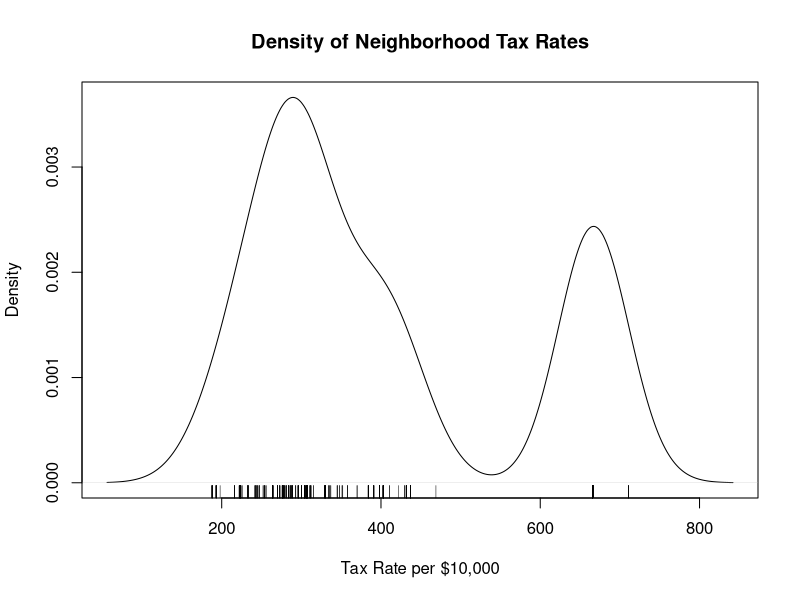
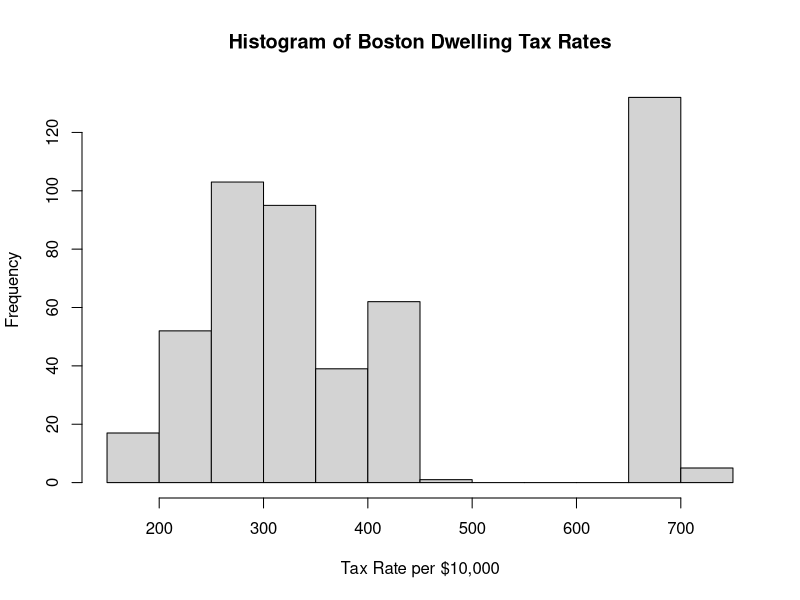
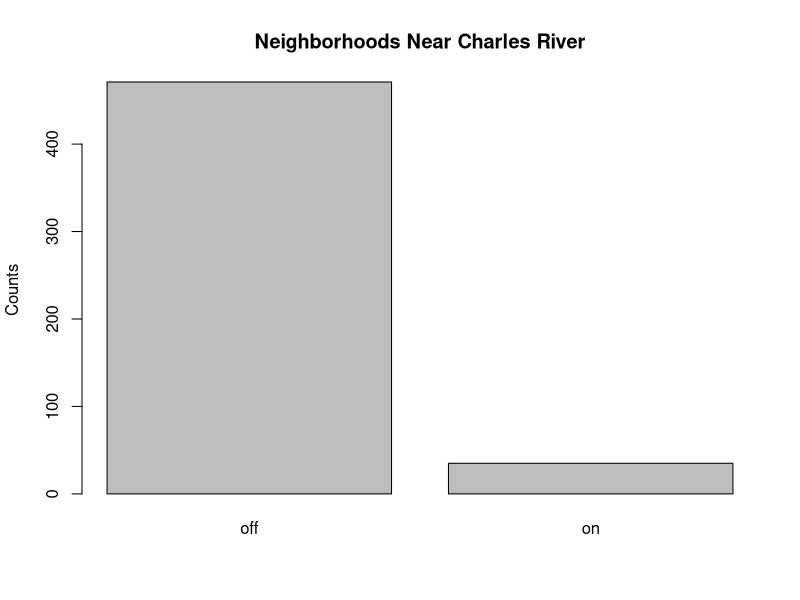
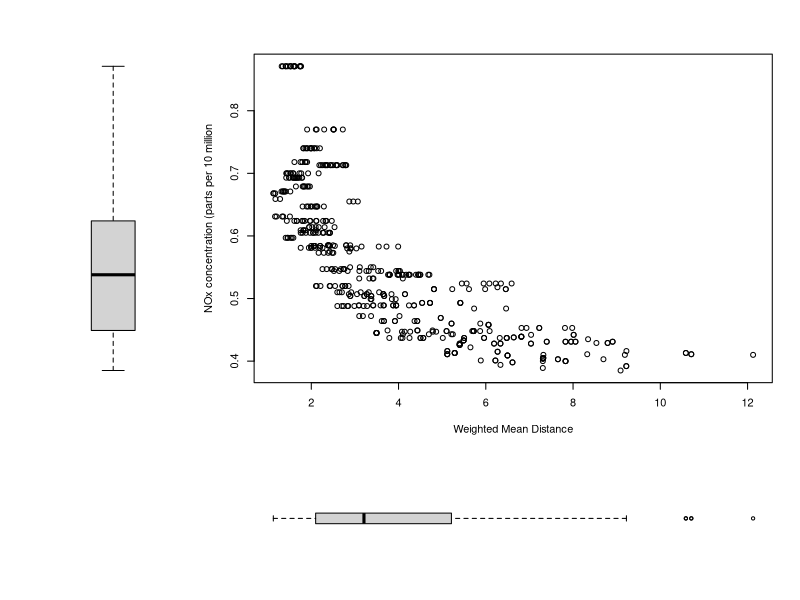
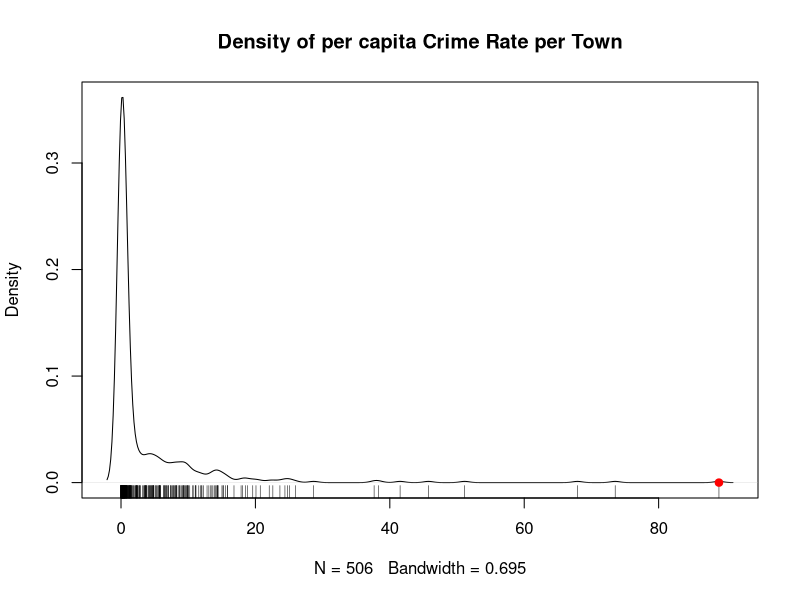
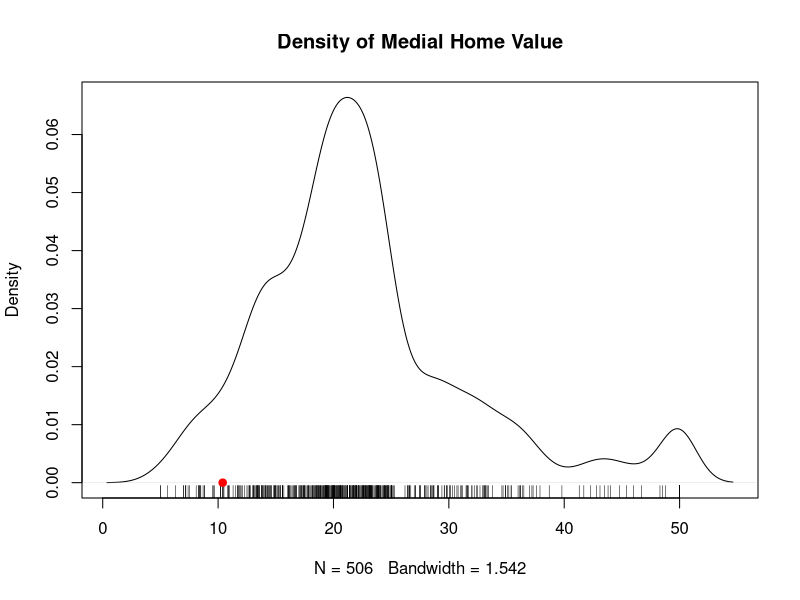
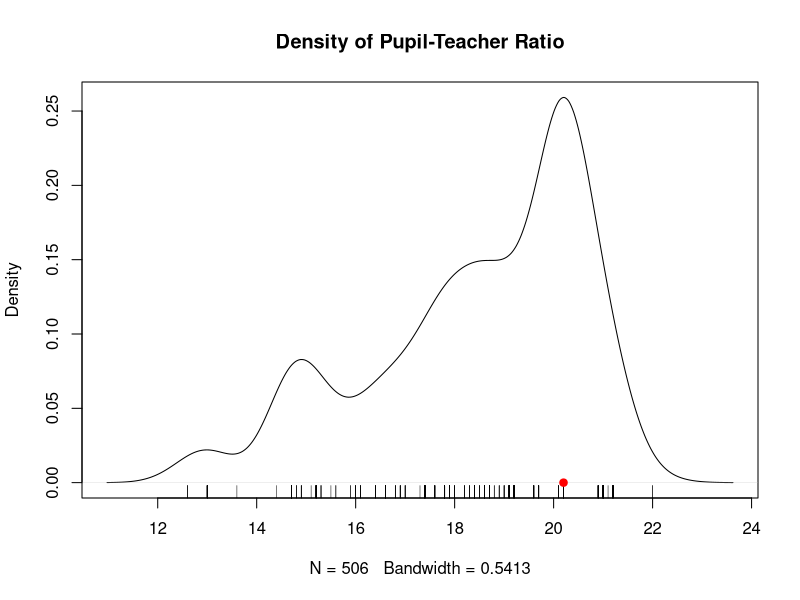

Write R code to recreate these figures, in order.
## ---- chunk 1
require("MASS")
## ---- chunk 2
bos <- Boston
bos$chas <- factor(bos$chas, levels = c("0", "1"), labels = c("off", "on"))
## ---- chunk 3
str(bos)
## ---- chunk 4
plot(density(bos$tax),
     main = "Density of Neighborhood Tax Rates",
     xlab = "Tax Rate per $10,000")
rug(bos$tax)
## ---- chunk 5
hist(bos$tax, 
     main = "Histogram of Boston Dwelling Tax Rates",
     xlab = "Tax Rate per $10,000")
## ---- chunk 6
tax.table <- table(bos$tax)
tax.table[names(tax.table) > 600]
## ---- chunk 7
barplot(table(bos$chas),
        main = "Neighborhoods Near Charles River",
        ylab = "Counts")
## ---- chunk 8
table(bos$chas)
## ---- chunk 9
m <- matrix(data = c(2, 1, 1, 1, 2, 1, 1, 1, 2, 1, 1, 1, 0, 3, 3, 3),
           nrow = 4,
           ncol = 4,
           byrow = TRUE)
layout(m)
plot(x = bos$dis, y = bos$nox,
     xlab = "Weighted Mean Distance",
     ylab = "NOx concentration (parts per 10 million")
boxplot(bos$nox, frame = FALSE, axes = FALSE)
boxplot(bos$dis, horizontal = TRUE, frame = FALSE, axes = FALSE)
layout(1)
## ---- chunk 10
bos[which.max(bos$crim), ]
plot(density(bos$crim), main = "Density of per capita Crime Rate per Town")
rug(bos$crim)
points(bos$crim[381], 0, col = "red", pch = 19)
plot(density(bos$medv), main = "Density of Medial Home Value")
rug(bos$medv)
points(bos$medv[381], 0, col = "red", pch = 19)
plot(density(bos$ptratio), main = "Density of Pupil-Teacher Ratio")
rug(bos$ptratio)
points(bos$ptratio[381], 0, col = "red", pch = 19)
